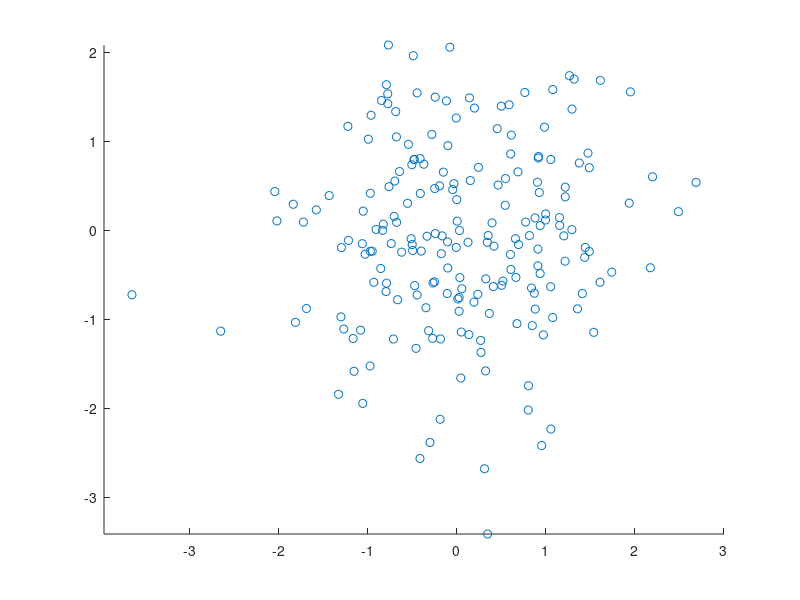

This figure's MATLAB source: (Note: this script raises an error after producing the figure.)
%
% % Calcul des valeurs propres / vecteurs propre d'une matrice (eig)
% % Visualisation des vecteurs propres de la matrice de covariance
% % d'un nuage de points
%
close all
clc
mu = [0 0]
sigma = [1 0 ; 0 1]
X = mvnrnd(mu,sigma,200); 


figure ('Name', 'Vecteurs propres');
axis equal
hold on
scatter(X(:,1), X(:,2));

A= cov(X);

[V D] = eig(A);
Vdir1 = V(:,1);
Vdir2 = V(:,2);
x=-2:2;

y1 = droite2DVd(x,Vdir1,mu);

plot(x,y1,'r')

y2 = droite2DVd(x,Vdir2,mu);

plot(x,y2,'g')
hold off 

moy = mean(X);
% C = X - repmat(moy,size(X, 1), 1)
[myacp, C] = CalculACP(X);
W1 = transpose((myacp(:,1)));
W2 = transpose([myacp(:,1),myacp(:,2)]);
CProj1 = Proj(W1,C);
CProj2 = Proj(W2,C);

ymyacp = droite2DVd(C,W1,moy);
yproj = droite2DVd(CProj1,W1,moy);
%figure('Name','ACP 1D');
hold on
scatter(CProj1, yproj,'g');

plot(C,ymyacp,'b');
hold off

% y2dacp = droite2DVd(C,W2,moy);
% figure('Name','ACP 2D');
% plot(C,y2dacp);